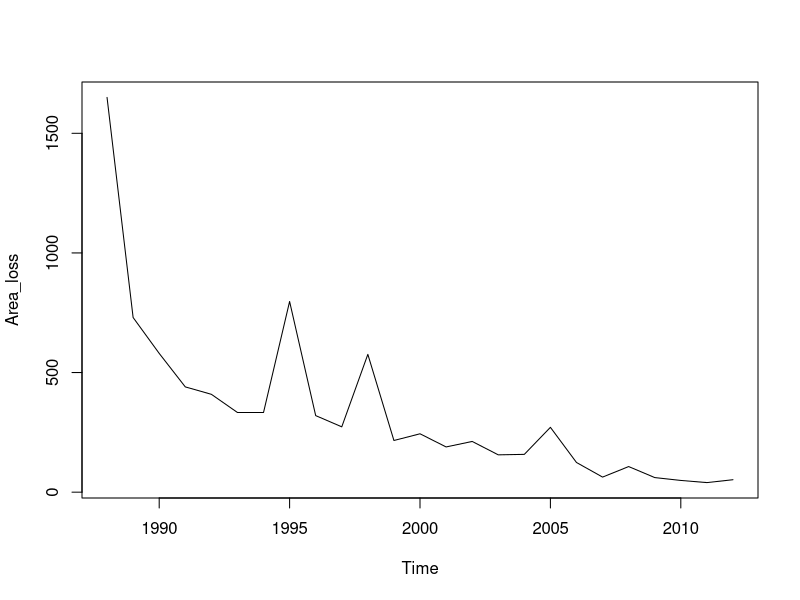
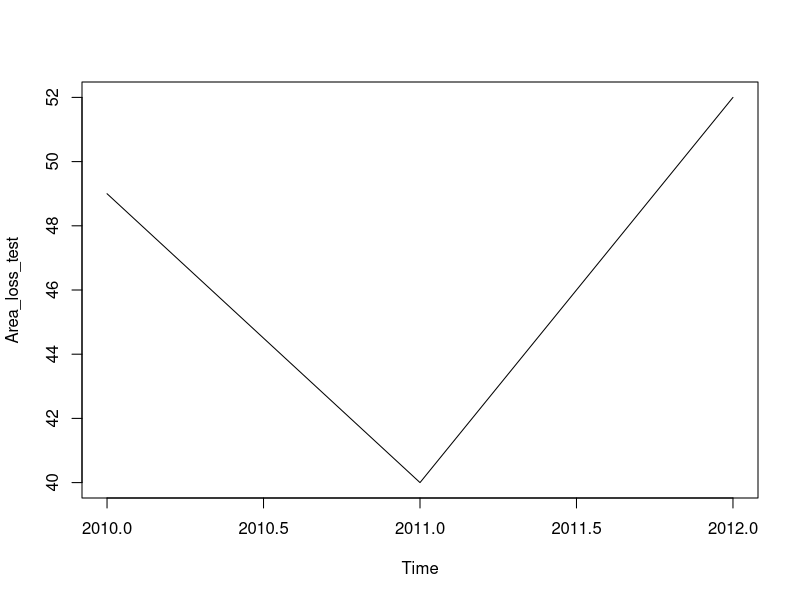
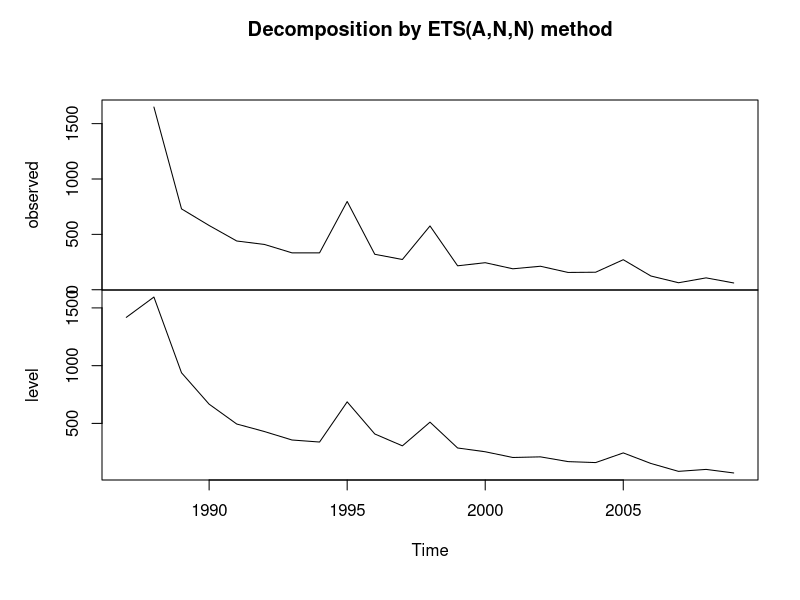
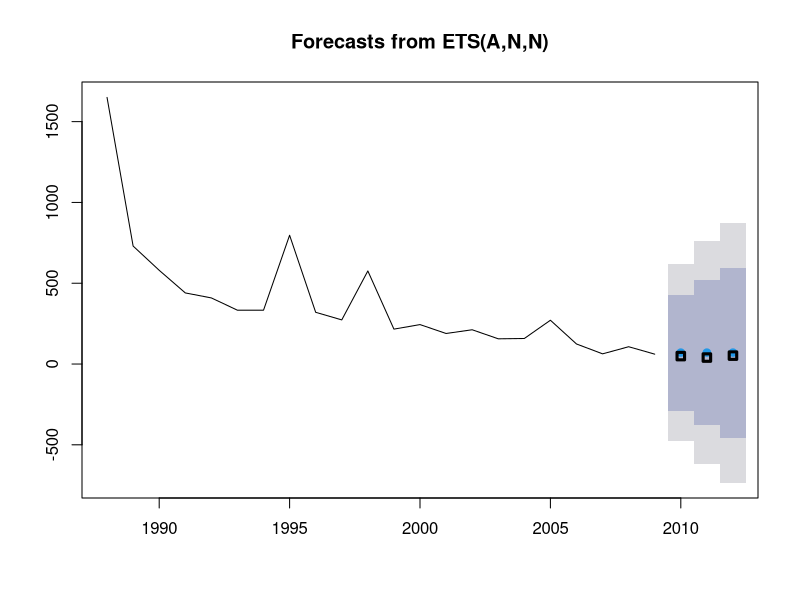
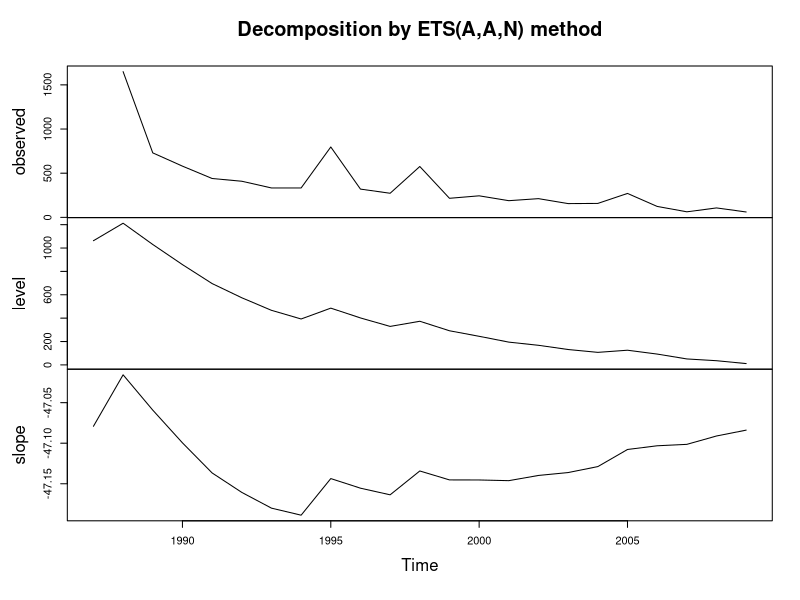
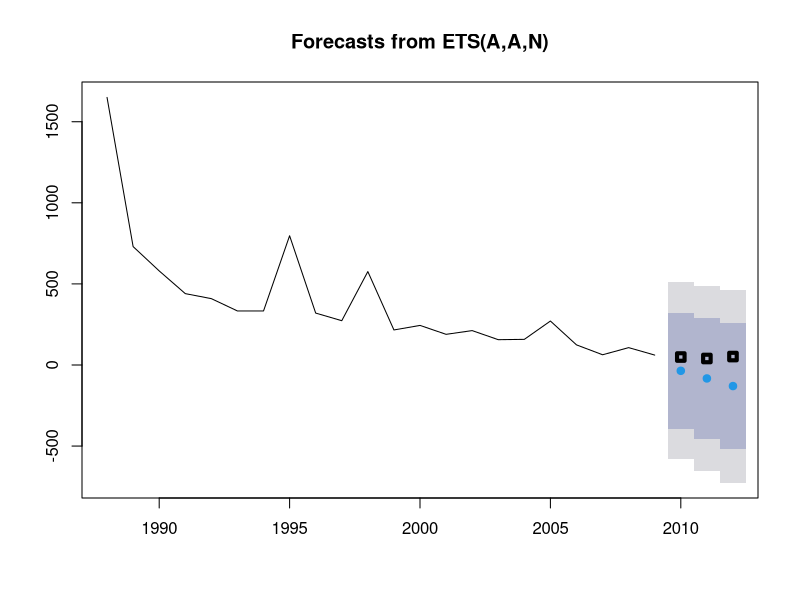
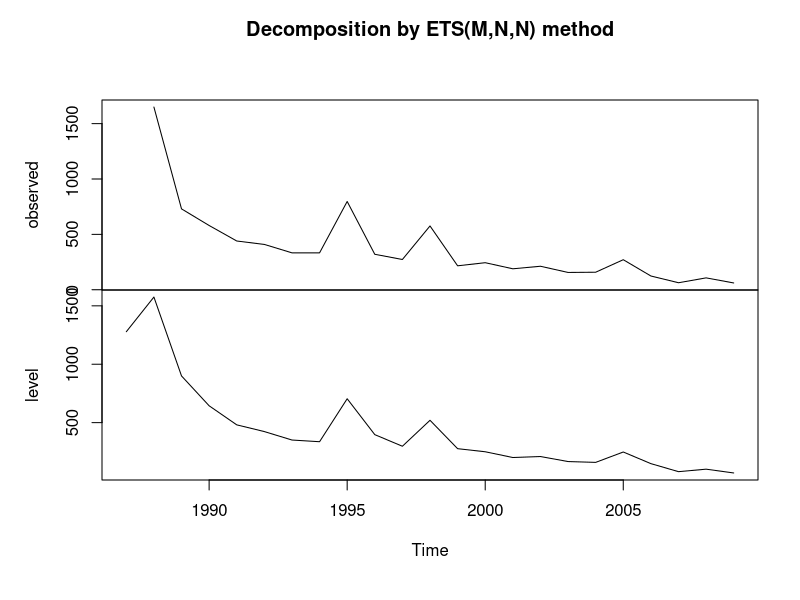
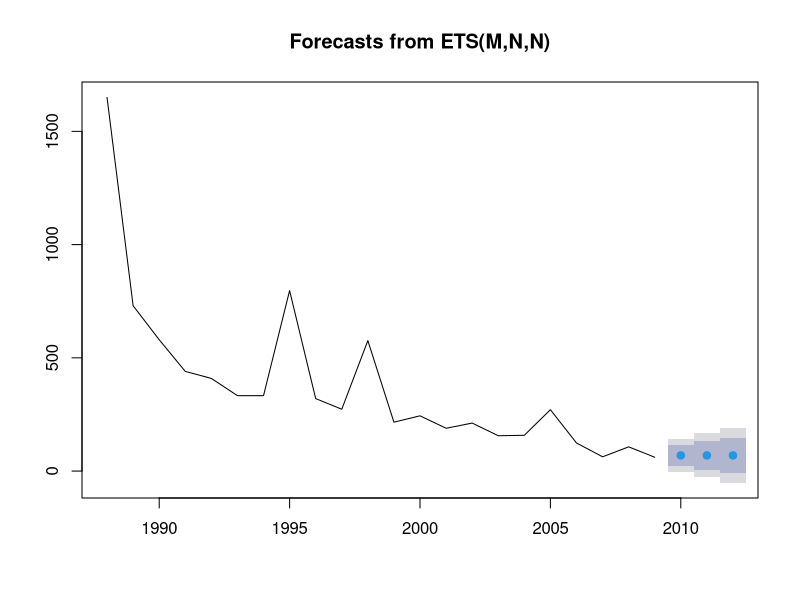

These charts were generated, in order, by the following R code:
#
# R script + Notes to accompany Environmental Statistics with R
# Part 6 - Time series models
# 
# April 2020
# Chris Jochem
#

# Based on the tutorial here: http://environmentalcomputing.net/forecasting-time-series/

library(forecast)

# create the data on forest loss manually
Area <- c(1650,730,580,440,409,333,333,797,320,273,576,216,244,189,212,156,158,271,124,63,107,61,49,40,52)
Year <- c(1988:2012)

# Create a "time series" class object
Area_loss <- ts(Area, start = 1988, end = 2012, frequency = 1)
  Area_loss  # inspect the object
  class(Area_loss)  # note the type here

# Automatic plotting functions exist for ts objects  
  plot(Area_loss)
  
# To select parts of the time series, we can use the window() function
?window
# For instance, we can select sections to be "training" and "testing" data
# to evaluate how models fit.
Area_loss_train <- window(Area_loss, start = 1988, end = 2009, frequency = 1)
# keep the last 3 years for testing/validation
Area_loss_test <- window(Area_loss, start = 2010, end = 2012, frequency = 1)

# These are also ts objects
class(Area_loss_test)
  plot(Area_loss_test) # very short time span
  
# Fit a simple exponential smoothing model
  ?ets
fit1 <- ets(Area_loss_train, model = "ANN")  #
# NOTE: the model setting "additive errors (A), no assumed trend (N) and no seasonality (N)
  plot(fit1)
  summary(fit1)

# Use the first model to predict 3 time steps into the future
fit1_forecast <- forecast(fit1, h = 3) 
  fit1_forecast # see the forecasts with high/low predictions (very wide)

# Default plotting of a forecast gives observed and forecast values!
  plot(fit1_forecast)
  
# Add the observed values to the plot
  points(Year[23:25], Area[23:25], lty = 1, col = "black", lwd = 3, pch = 0)

# Model 2, add a trend component
fit2 <- ets(Area_loss_train, model = "AAN") 
  plot(fit2)
  summary(fit2)

fit2_forecast <- forecast(fit2, h = 3)
  plot(fit2_forecast)
  points(Year[23:25], Area[23:25], lty = 1, col = "black", lwd = 4, pch = 0)

# Model 3, automatic selection by minimising AIC
fit3 <- ets(Area_loss_train)  # Note: no longer including a model term
  summary(fit3)
# what model was selected?
fit3$method  # This has multiplicative errors (M), but no overall trend (N) or seasonality (N)
  plot(fit3)

fit3_forecast <- forecast(fit3, h = 3)
  plot(fit3_forecast)
